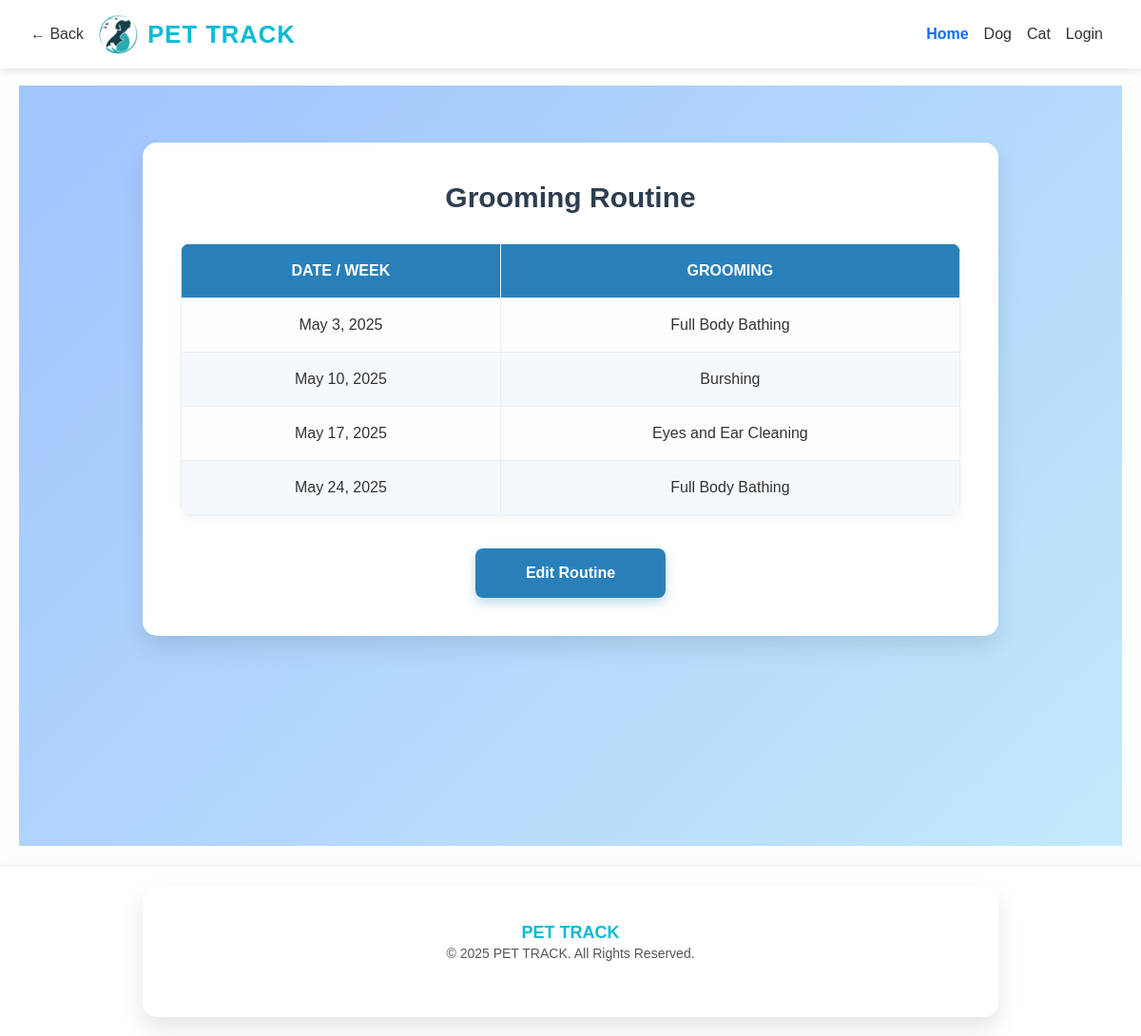
The app's page /dog_grooming_view/3/ with its own data.
### app1/models.py (models this page shows, shortened)
class DogGroomingRoutine(models.Model):
    dog = models.ForeignKey(Dog, on_delete=models.CASCADE, default=1)
    dog_name = models.CharField(max_length=100)
    date01 = models.DateField(blank=True, null=True)
    grooming01 = models.CharField(max_length=255, blank=True, null=True)
    date02 = models.DateField(blank=True, null=True)
    grooming02 = models.CharField(max_length=255, blank=True, null=True)
    date03 = models.DateField(blank=True, null=True)
    grooming03 = models.CharField(max_length=255, blank=True, null=True)
    date04 = models.DateField(blank=True, null=True)
    grooming04 = models.CharField(max_length=255, blank=True, null=True)

### app1/views.py (the view)
# urls.py: path('dog_grooming_view/<int:id>/', views.dog_grooming_view, name='dog_grooming_view'),
def dog_grooming_view(request, id):
    routine = get_object_or_404(DogGroomingRoutine, id=id)
    return render(request, 'dog_grooming_view.html', {
        'routine': routine,
        'dog_id': routine.dog.id  # Now properly references the Dog's ID
    })

### templates/dog_grooming_view.html (shortened to what this page needs)
{% extends 'base.html' %}
{% block content %}
<section>
    <div class="container">
        <h2>Grooming Routine</h2>
        <table>
            <thead>
                <tr>
                    <th>Date / Week</th>
                    <th>Grooming</th>
                </tr>
            </thead>
            <tbody>
                <tr>
                    <td>{{ routine.date01 }}</td>
                    <td>{{ routine.grooming01 }}</td>
                </tr>
                <tr>
                    <td>{{ routine.date02 }}</td>
                    <td>{{ routine.grooming02 }}</td>
                </tr>
                <tr>
                    <td>{{ routine.date03 }}</td>
                    <td>{{ routine.grooming03 }}</td>
                </tr>
                <tr>
                    <td>{{ routine.date04 }}</td>
                    <td>{{ routine.grooming04 }}</td>
                </tr>
            </tbody>
        </table>
        <a href="{% url 'dog_grooming_edit' id=routine.id %}" class="edit-button">Edit Routine</a>
    </div>
</section>
{% endblock %}

### templates/base.html (style rules this page uses)
* { box-sizing: border-box; }
body { font-family: 'Poppins', sans-serif; margin: 0; padding-top: 70px; background-color: #fefefe; color: #333; }

### templates/dog_grooming_view.html (style rules this page uses)
section { font-family: 'Poppins', sans-serif; background: linear-gradient(135deg, #a1c4fd, #c2e9fb); padding: 60px 20px; min-height: 100vh; display: flex; justify-content: center; align-items: flex-start; }
.container { background: #fff; padding: 40px; border-radius: 15px; box-shadow: 0 12px 25px rgba(0, 0, 0, 0.1); max-width: 900px; width: 100%; animation: fadeIn 0.6s ease; }
h2 { font-size: 30px; font-weight: 700; color: #2c3e50; text-align: center; margin-bottom: 30px; }
table { width: 100%; border-collapse: collapse; border-radius: 10px; overflow: hidden; box-shadow: 0px 4px 10px rgba(0,0,0,0.05); }
th, td { padding: 16px; text-align: center; font-size: 16px; border: 1px solid #eee; }
th { background-color: #2980b9; color: white; font-weight: 600; text-transform: uppercase; }
td { background-color: #fdfdfd; }
tr:nth-child(even) td { background-color: #f4f9fd; }
.edit-button { display: block; margin: 35px auto 0; background-color: #2980b9; color: white; border: none; padding: 14px 28px; font-size: 16px; font-weight: bold; border-radius: 8px; text-decoration: none; cursor: pointer; transition: 0.3s ease; text-align: center; box-shadow: 0 5px 12px rgba(41, 128, 185, 0.3); width: 200px; }

### records on screen
DogGroomingRoutine: date01 "May 3, 2025", grooming01 "Full Body Bathing", date02 "May 10, 2025", grooming02 "Burshing", date03 "May 17, 2025", grooming03 "Eyes and Ear Cleaning", date04 "May 24, 2025", grooming04 "Full Body Bathing"
